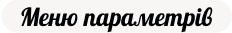
#> input picture Experience/imgs/Other/Title-Parameters.png, 232 x 33 px
$ python winparam.py
#> lines starting #> are read from the running program, lines starting #| are printed output that depends on the picture
from PIL import Image, ImageTk

# window colors
BACKGROUND = '#D9D9D9'
CENTER_LINE = "#C0BCBC"
# app parameters
WIN_SIZE = '530x360'
MENU_PAD = {'padx': 7, 'pady': (12, 0)}
BTN_PARAM = {'border': 0, 'bg': BACKGROUND, 'activebackground': BACKGROUND, 'cursor': 'hand2'}
LOGO = 'imgs/Other/Logo.ico'
# Images in folders are recorded by Train-Case, and image keys in list are recorded by snake_case
IMGS = {'title_parameters': Image.open('imgs/Other/Title-Parameters.png'),
        'doodles': Image.open('imgs/Other/Doodles.png'),
        'title_mainmenu': Image.open('imgs/MainMenu/Title-MainMenu.png'),
        'button_calc': Image.open('imgs/MainMenu/Button-Calc.png'),
        'button_info': Image.open('imgs/MainMenu/Button-Info.png'),
        'button_area': Image.open('imgs/MainMenu/Button-Area.png'),
        'button_primer': Image.open('imgs/MainMenu/Button-Primer.png'),
        'button_paint': Image.open('imgs/MainMenu/Button-Paint.png'),
        'tablefield_doodles': Image.open('imgs/MainMenu/TableField-Doodles.png'),
        'tablefield_primer': Image.open('imgs/MainMenu/TableField-Primer.png'),
        'tablefield_paint': Image.open('imgs/MainMenu/TableField-Paint.png'),
        'tablefield_number': Image.open('imgs/MainMenu/TableField-Number.png'),
        'tablefield_price': Image.open('imgs/MainMenu/TableField-Price.png'),
        'tablefield_amount': Image.open('imgs/MainMenu/TableField-Amount.png'),
        'tablefield_void': Image.open('imgs/MainMenu/TableField-Void.png'),
        'tablefield_longvoid': Image.open('imgs/MainMenu/TableField-LongVoid.png'),
        'title_area': Image.open('imgs/AreaMenu/Title-Area.png'),
        'point_off': Image.open('imgs/AreaMenu/Point-Off.png'),
        'point_on': Image.open('imgs/AreaMenu/Point-On.png'),
        'area_status1': Image.open('imgs/AreaMenu/Area-Status1.png'),
        'area_status2': Image.open('imgs/AreaMenu/Area-Status2.png'),
        'button_areacalc': Image.open('imgs/AreaMenu/Button-AreaCalc.png'),
        'button_areasave': Image.open('imgs/AreaMenu/Button-AreaSave.png'),
        'frm_paintingarea': Image.open('imgs/AreaMenu/Frm-PaintingArea.png'),
        'txt_paintingarea': Image.open('imgs/AreaMenu/Txt-PaintingArea.png'),
        'entry_paintingarea': Image.open('imgs/AreaMenu/Entry-PaintingArea.png'),
        'frm_data': Image.open('imgs/AreaMenu/Frm-Data.png'),
        'line_data': Image.open('imgs/AreaMenu/Line-Data.png'),
        'txt_entryadd': Image.open('imgs/AreaMenu/Txt-EntryAdd.png'),
        'txt_entrysbstr': Image.open('imgs/AreaMenu/Txt-EntrySbstr.png'),
        'bg_datafield': Image.open('imgs/AreaMenu/Bg-DataField.png'),
        'txt_length': Image.open('imgs/AreaMenu/Txt-Length.png'),
        'txt_width': Image.open('imgs/AreaMenu/Txt-Width.png'),
        'entry_datafield': Image.open('imgs/AreaMenu/Entry-DataField.png'),
        'ico_close': Image.open('imgs/AreaMenu/Ico-Close.png'),
        'button_plus': Image.open('imgs/AreaMenu/Button-Plus.png'),
        }
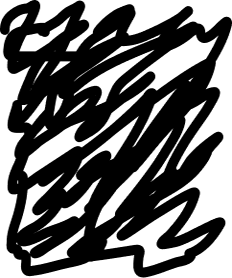
#> input picture Experience/imgs/Other/Doodles.png, 232 x 278 px
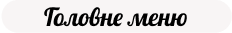
#> input picture Experience/imgs/MainMenu/Title-MainMenu.png, 232 x 33 px
#> (the run stopped early here; a loop or call above may not have finished)
